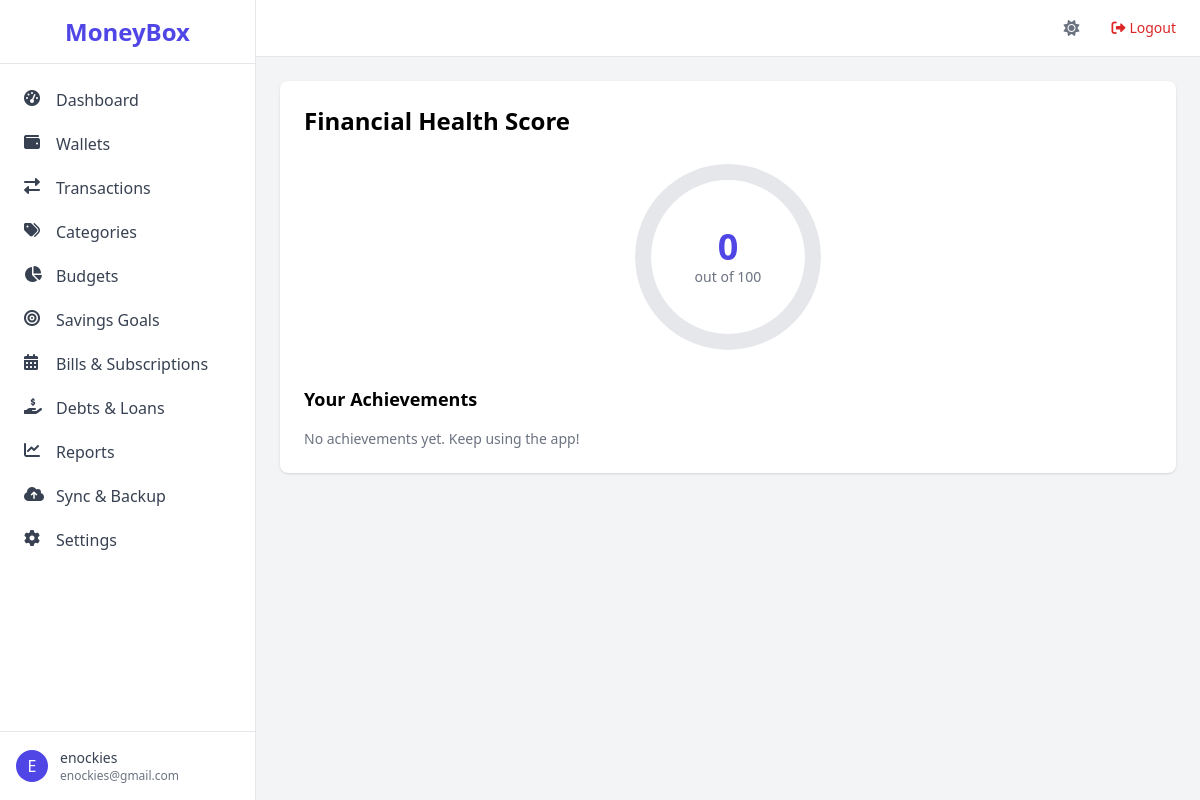
/reports/financial-health (signed in), run on the app's committed database.
### app/models.py (models this page shows, shortened)
class User(UserMixin, db.Model):
    id = db.Column(db.Integer, primary_key=True)
    username = db.Column(db.String(64), unique=True, nullable=False)
    email = db.Column(db.String(120), unique=True, nullable=False)
    password_hash = db.Column(db.String(128))
    created_at = db.Column(db.DateTime, default=datetime.utcnow)
    is_active = db.Column(db.Boolean, default=True)
    email_verified = db.Column(db.Boolean, default=False)
    email_verification_token = db.Column(db.String(100))
    two_factor_enabled = db.Column(db.Boolean, default=False)
    two_factor_secret = db.Column(db.String(32))
    passcode = db.Column(db.String(128))
    biometric_enabled = db.Column(db.Boolean, default=False)
    is_admin = db.Column(db.Boolean, default=False)
    biometric_enabled = db.Column(db.Boolean, default=False)
    is_admin = db.Column(db.Boolean, default=False)
    health_score = db.Column(db.Integer, default=0)
    health_score_updated_at = db.Column(db.DateTime)
    preferences = db.relationship('UserPreference', uselist=False, backref='user', cascade='all, delete-orphan')
    devices = db.relationship('UserDevice', backref='user', lazy='dynamic', cascade='all, delete-orphan')
    wallets = db.relationship('Wallet', backref='user', lazy='dynamic', cascade='all, delete-orphan')
    categories = db.relationship('Category', backref='user', lazy='dynamic', cascade='all, delete-orphan')
    transactions = db.relationship('Transaction', backref='user', lazy='dynamic', cascade='all, delete-orphan')
    budgets = db.relationship('Budget', backref='user', lazy='dynamic', cascade='all, delete-orphan')
    savings_goals = db.relationship('SavingsGoal', backref='user', lazy='dynamic', cascade='all, delete-orphan')
    bills = db.relationship('Bill', backref='user', lazy='dynamic', cascade='all, delete-orphan')
    debts = db.relationship('Debt', backref='user', lazy='dynamic', cascade='all, delete-orphan')
    loans = db.relationship('Loan', backref='user', lazy='dynamic', cascade='all, delete-orphan')
    recurring_transactions = db.relationship('RecurringTransaction', backref='user', lazy='dynamic', cascade='all, delete-orphan')
    shared_wallets = db.relationship('SharedWallet', foreign_keys='SharedWallet.user_id', backref='owner_user', lazy='dynamic')
    shared_with_me = db.relationship('SharedWallet', foreign_keys='SharedWallet.shared_with_user_id', backref='shared_user', lazy='dynamic')
    backup_tokens = db.relationship('BackupToken', backref='user', lazy='dynamic', cascade='all, delete-orphan')
    login_history = db.relationship('LoginHistory', backref='user', lazy='dynamic', cascade='all, delete-orphan')

### app/routes/reports.py (the view)
@bp.route('/financial-health')
@login_required
def financial_health():
    from app.models import Achievement
    health_score = current_user.health_score if current_user.health_score is not None else 0
    achievements = Achievement.query.filter_by(user_id=current_user.id).order_by(Achievement.earned_date.desc()).all()
    return render_template('reports/financial_health.html', health_score=health_score, achievements=achievements)

### app/models.py (called while the page is built)
@login_manager.user_loader
def load_user(user_id):
    return User.query.get(int(user_id))

### app/templates/reports/financial_health.html (shortened to what this page needs)
{% extends "base.html" %}
{% block content %}
<div class="bg-white rounded-lg shadow p-6">
    <h2 class="text-2xl font-semibold mb-6">Financial Health Score</h2>
    <div class="flex items-center justify-center mb-8">
        <div class="relative w-48 h-48">
            <svg class="w-full h-full" viewBox="0 0 36 36">
                <path d="M18 2.0845 a 15.9155 15.9155 0 0 1 0 31.831 a 15.9155 15.9155 0 0 1 0 -31.831" fill="none" stroke="#E5E7EB" stroke-width="3" stroke-dasharray="100, 100"/>
                <path d="M18 2.0845 a 15.9155 15.9155 0 0 1 0 31.831 a 15.9155 15.9155 0 0 1 0 -31.831" fill="none" stroke="#4F46E5" stroke-width="3" stroke-dasharray="{{ health_score }}, 100" stroke-dashoffset="25"/>
            </svg>
            <div class="absolute top-1/2 left-1/2 transform -translate-x-1/2 -translate-y-1/2 text-center">
                <span class="text-4xl font-bold text-indigo-600">{{ health_score }}</span>
                <span class="text-sm text-gray-500 block">out of 100</span>
            </div>
        </div>
    </div>
    <h3 class="text-lg font-semibold mb-4">Your Achievements</h3>
    <ul class="space-y-3">
        {% for a in achievements %}
        <li class="flex items-center">
            <i class="fas fa-medal text-yellow-500 mr-3"></i>
            <div>
                <p class="font-medium">{{ a.name }}</p>
                <p class="text-sm text-gray-500">{{ a.description }}</p>
            </div>
        </li>
        {% else %}
        <li class="text-sm text-gray-500">No achievements yet. Keep using the app!</li>
        {% endfor %}
    </ul>
</div>
{% endblock %}

### app/templates/base.html (shortened to what this page needs)
<!DOCTYPE html>
<html lang="en">
<head>
    <script src="https://cdn.tailwindcss.com"></script>
    <link rel="stylesheet" href="https://cdnjs.cloudflare.com/ajax/libs/font-awesome/6.0.0-beta3/css/all.min.css">
</head>
<body class="bg-gray-100 font-sans antialiased" x-data="{ sidebarOpen: false }">
    <div class="flex h-screen bg-gray-100">
        <aside class="hidden md:flex md:flex-shrink-0">
            <div class="flex flex-col w-64 bg-white border-r border-gray-200">
                <div class="flex items-center justify-center h-16 border-b border-gray-200">
                    <span class="text-2xl font-bold text-indigo-600">MoneyBox</span>
                </div>
                <nav class="flex-1 overflow-y-auto py-4">
                    <ul class="space-y-1">
                        <li>
                            <a href="{{ url_for('main.dashboard') }}" class="flex items-center px-4 py-2 text-gray-700 hover:bg-indigo-50 hover:text-indigo-600 rounded-lg mx-2">
                                <i class="fas fa-tachometer-alt w-5 h-5 mr-3"></i>Dashboard
                            </a>
                        </li>
                        <li>
                            <a href="{{ url_for('wallets.list_wallets') }}" class="flex items-center px-4 py-2 text-gray-700 hover:bg-indigo-50 hover:text-indigo-600 rounded-lg mx-2">
                                <i class="fas fa-wallet w-5 h-5 mr-3"></i>Wallets
                            </a>
                        </li>
                        <li>
                            <a href="{{ url_for('transactions.list_transactions') }}" class="flex items-center px-4 py-2 text-gray-700 hover:bg-indigo-50 hover:text-indigo-600 rounded-lg mx-2">
                                <i class="fas fa-exchange-alt w-5 h-5 mr-3"></i>Transactions
                            </a>
                        </li>
                        <li>
                            <a href="{{ url_for('categories.list_categories') }}" class="flex items-center px-4 py-2 text-gray-700 hover:bg-indigo-50 hover:text-indigo-600 rounded-lg mx-2">
                                <i class="fas fa-tags w-5 h-5 mr-3"></i>Categories
                            </a>
                        </li>
                        <li>
                            <a href="{{ url_for('budgets.list_budgets') }}" class="flex items-center px-4 py-2 text-gray-700 hover:bg-indigo-50 hover:text-indigo-600 rounded-lg mx-2">
                                <i class="fas fa-chart-pie w-5 h-5 mr-3"></i>Budgets
                            </a>
                        </li>
                        <li>
                            <a href="{{ url_for('savings.list_goals') }}" class="flex items-center px-4 py-2 text-gray-700 hover:bg-indigo-50 hover:text-indigo-600 rounded-lg mx-2">
                                <i class="fas fa-bullseye w-5 h-5 mr-3"></i>Savings Goals
                            </a>
                        </li>
                        <li>
                            <a href="{{ url_for('bills.list_bills') }}" class="flex items-center px-4 py-2 text-gray-700 hover:bg-indigo-50 hover:text-indigo-600 rounded-lg mx-2">
                                <i class="fas fa-calendar-alt w-5 h-5 mr-3"></i>Bills & Subscriptions
                            </a>
                        </li>
                        <li>
                            <a href="{{ url_for('debts.list_debts') }}" class="flex items-center px-4 py-2 text-gray-700 hover:bg-indigo-50 hover:text-indigo-600 rounded-lg mx-2">
                                <i class="fas fa-hand-holding-usd w-5 h-5 mr-3"></i>Debts & Loans
                            </a>
                        </li>
                        <li>
                            <a href="{{ url_for('reports.reports') }}" class="flex items-center px-4 py-2 text-gray-700 hover:bg-indigo-50 hover:text-indigo-600 rounded-lg mx-2">
                                <i class="fas fa-chart-line w-5 h-5 mr-3"></i>Reports
                            </a>
                        </li>
                        <li>
                            <a href="{{ url_for('sync.sync_dashboard') }}" class="flex items-center px-4 py-2 text-gray-700 hover:bg-indigo-50 hover:text-indigo-600 rounded-lg mx-2">
                                <i class="fas fa-cloud-upload-alt w-5 h-5 mr-3"></i>Sync & Backup
                            </a>
                        </li>
                        <li>
                            <a href="{{ url_for('settings.profile') }}" class="flex items-center px-4 py-2 text-gray-700 hover:bg-indigo-50 hover:text-indigo-600 rounded-lg mx-2">
                                <i class="fas fa-cog w-5 h-5 mr-3"></i>Settings
                            </a>
                        </li>
                    </ul>
                </nav>
                <div class="border-t border-gray-200 p-4">
                    <div class="flex items-center">
                        <div class="flex-shrink-0">
                            <span class="inline-block h-8 w-8 rounded-full bg-indigo-600 text-white flex items-center justify-center">{{ current_user.username[0]|upper }}</span>
                        </div>
                        <div class="ml-3">
                            <p class="text-sm font-medium text-gray-700">{{ current_user.username }}</p>
                            <p class="text-xs text-gray-500">{{ current_user.email }}</p>
                        </div>
                    </div>
                </div>
            </div>
        </aside>
        <div class="flex-1 flex flex-col overflow-hidden">
            <header class="bg-white border-b border-gray-200 py-4 px-6 flex items-center justify-between">
                <div class="flex-1 flex justify-end items-center space-x-4">
                    <button id="theme-toggle" class="text-gray-500 focus:outline-none">
                        <i class="fas fa-sun" id="theme-icon"></i>
                    </button>
                    <a href="{{ url_for('auth.logout') }}" class="text-sm text-red-600 hover:text-red-800"><i class="fas fa-sign-out-alt mr-1"></i>Logout</a>
                </div>
            </header>
            <main class="flex-1 overflow-y-auto p-6">
                {% block content %}{% endblock %}
            </main>
        </div>
    </div>
</body>
</html>

### data on the page
User: username "E", username "enockies", email "enockies@gmail.com"

### other printed values
{{ health_score }} "0"
